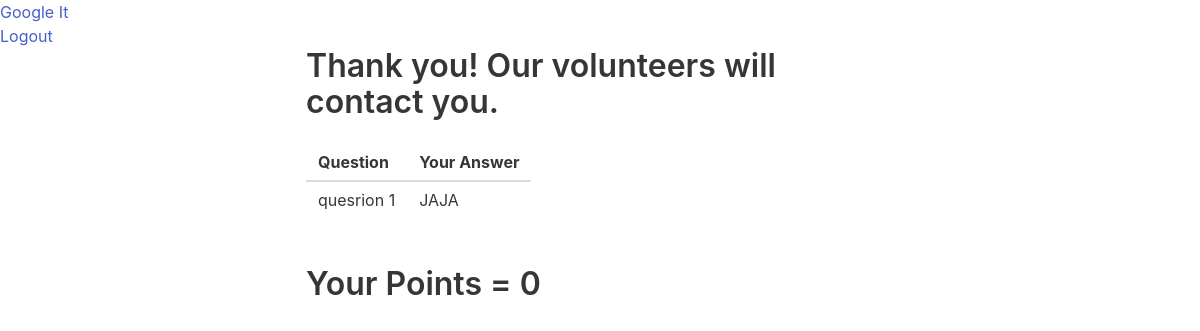
/finish/ (signed in), run on an earlier commit of the app's database.
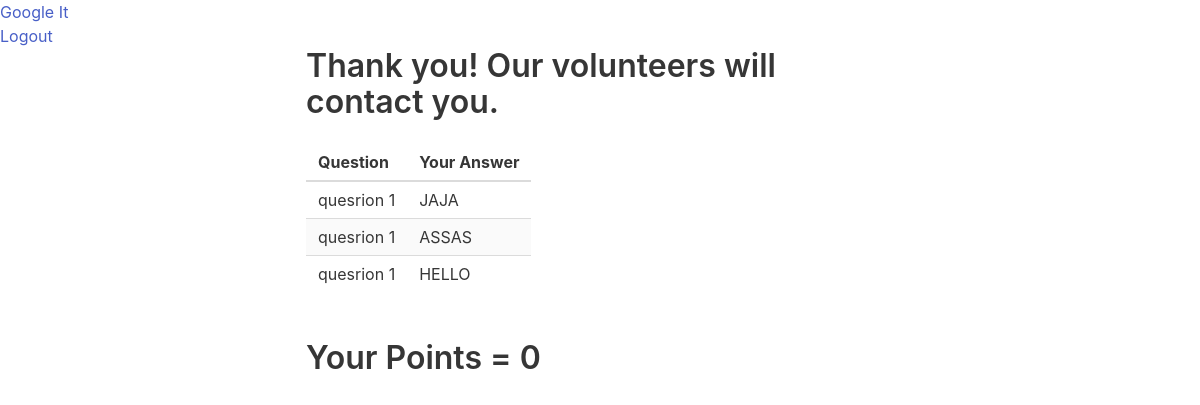
And on a later commit of the database.
### event/models.py (models this page shows, shortened)
class UserAnswers(models.Model):
	question = models.ForeignKey('question')
	user = models.ForeignKey('user')
	answer = models.CharField("Answer given to the question", max_length=50)

class Question(models.Model):
	description = models.CharField("Question description", max_length=100)
	question_no = models.IntegerField(default=1)
	no_of_images = models.IntegerField(default=1)
	image = models.ManyToManyField('ImageModel')
	answer = models.CharField("Answer to the question", max_length=50)

### event/views.py (the view)
# urls.py: url(r'^finish/', views.finish_view, name='finish'),
def finish_view(request):
	user = request.user
	my_answers = UserAnswers.objects.filter(user__username = user.username)
	context = {
		"my_answers" : my_answers,
		"points" : user.answered
	}
	return render(request, 'finish.html',context)

### templates/finish.html (shortened to what this page needs)
<html>
<head>
    {% include 'headers.html' %}
</head>
<body>
    <nav class="nav has-shadow">
		<div class="nav-left">
			<a class="nav-item">
				Google It
			</a>
		</div>
		<div class="nav-right">
			<a class="nav-item is-tab" href="{% url 'logout' %}">
				Logout
			</a>
		</div>
	</nav>
    <div class="columns">
        <div class="column is-6 is-offset-3">
            <p class="title">Thank you! Our volunteers will contact you.</p>
            <table class="table is-striped">
                <thead>
                    <tr>
                        <th>Question</th>
                        <th>Your Answer</th>
                    </tr>
                </thead>
                    {% for a in my_answers %}
                    <tr>
                        <td>{{ a.question.description }}</td>
                        <td>{{ a.answer }}</td>
                    </tr>
                    {% endfor %}
            </table>
                <br>
                <p class="title">Your Points = {{ points }}</p>
        </div>
    </div>
</body>
</html>

What changed in the data, as far as the page shows it:
added UserAnswers: question.description "quesrion 1", answer "ASSAS"
added UserAnswers: question.description "quesrion 1", answer "HELLO"
